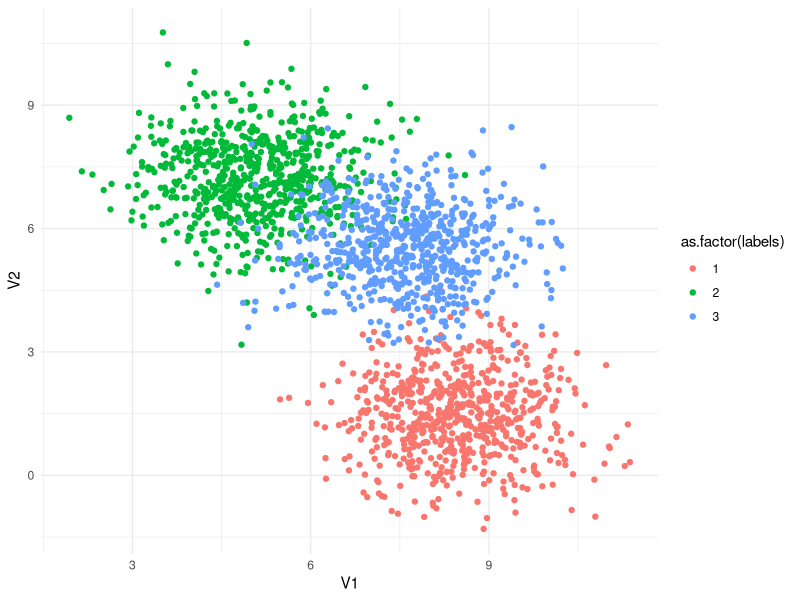
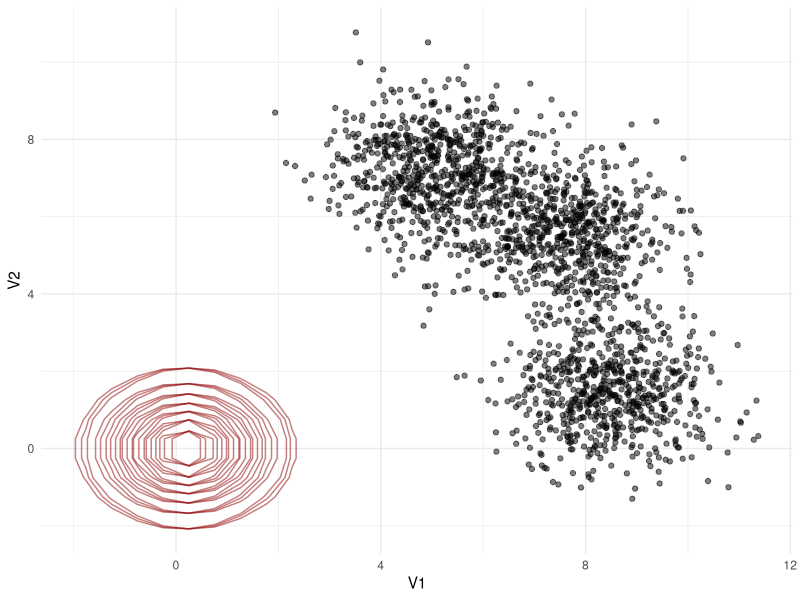
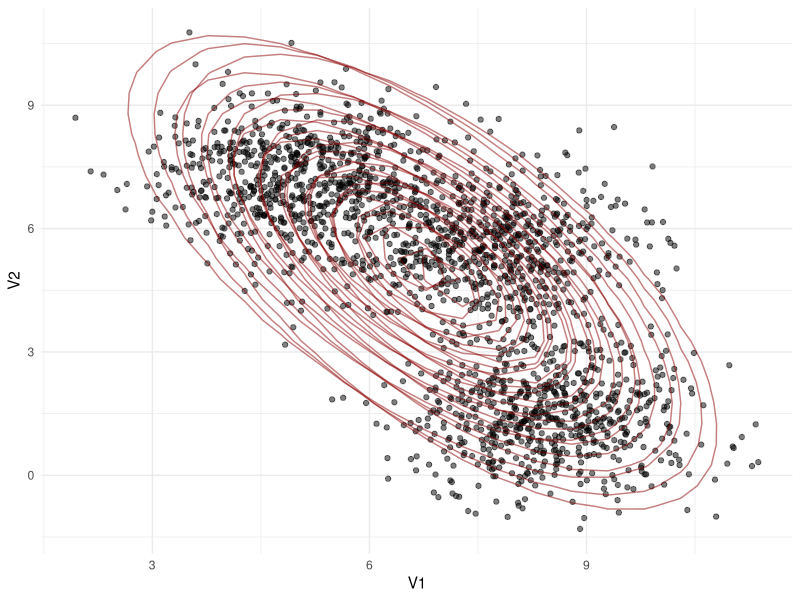
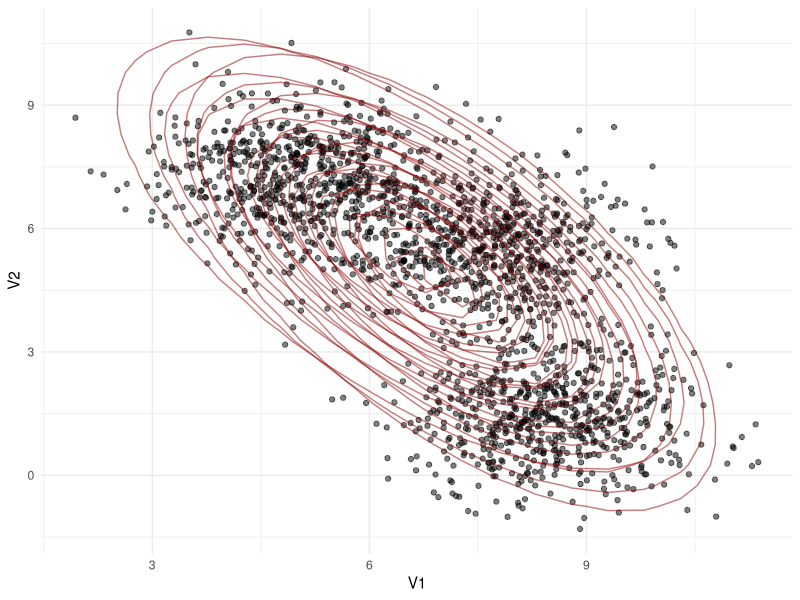
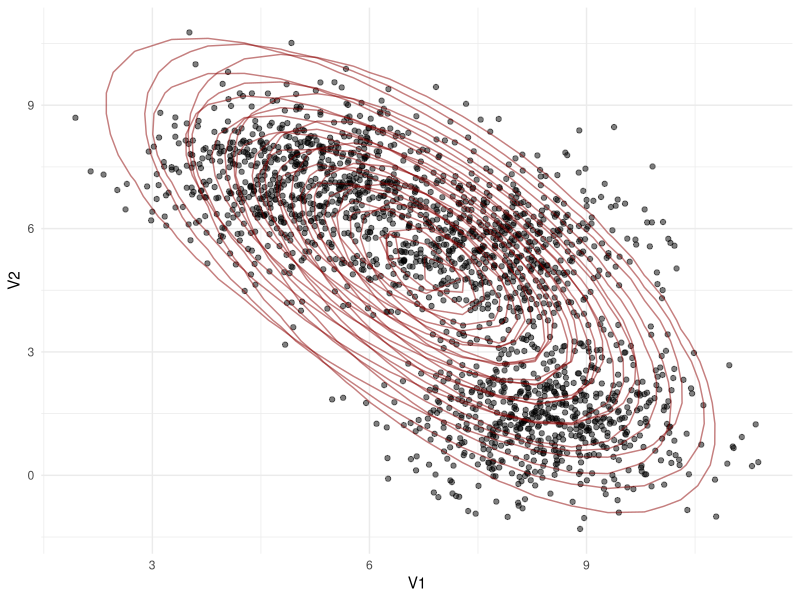
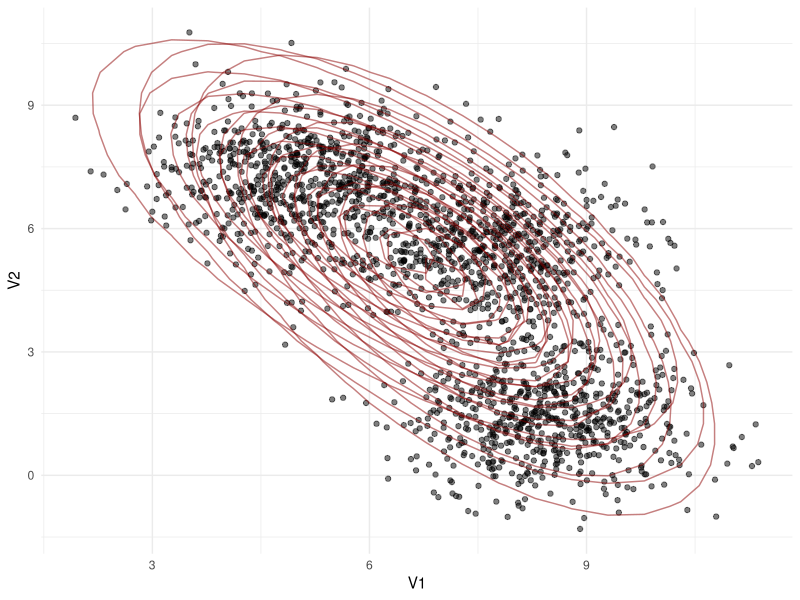
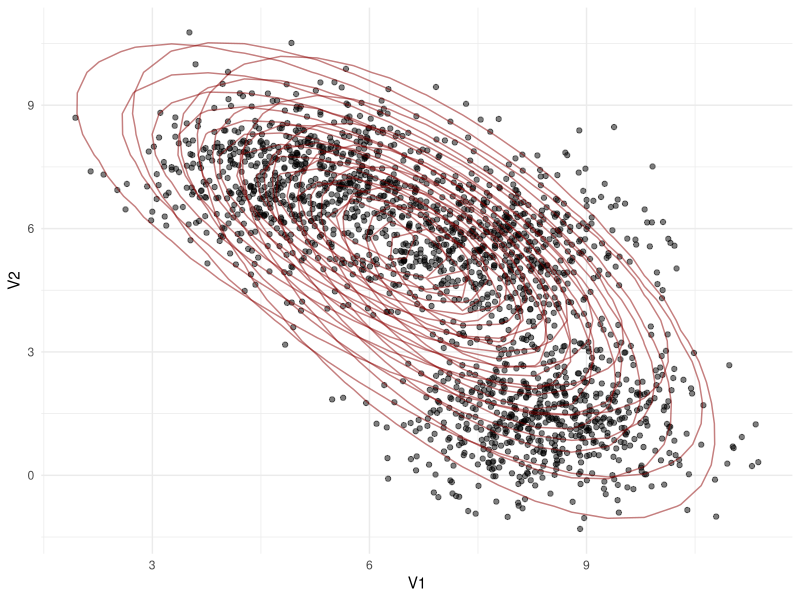
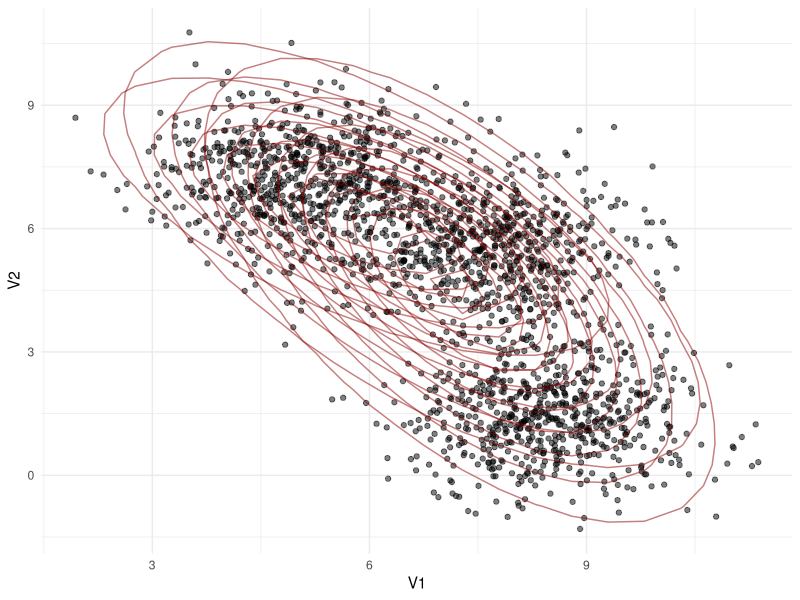

Write the R code that produced these figures, in order. (Note: a time limit stopped this script after it produced the figures.)
library(MASS)
library(mvtnorm)
library(tidyr)
library(ggplot2)

# unsupervised clustering algorithm via EM
# we'll start with a bivariate, 2-component mixture of normals and then extend to more components and dimensions

# -------------E step-------------
# priors, mus, sigmas refer to parameter choice in current iteration
calulate_posterior <- function(i, j, data, priors, mus, sigmas, g) {
  # tupel of data (p-dimensional vector)
  data_point <- data[i,]
  prior <- priors[j]
  mu <- mus[j,]
  sigma <- sigmas[[j]]
  denominator <- 0
  # hier wird component durch seq_len(anzahlAnKlassen) zählen
  # vlt kann man das noch effizienter machen anstatt mit for-Loop
  for (component in seq_len(g)) {
    denominator <- denominator + (priors[component] * (exp(-0.5 * t(data_point - mus[component,]) %*% solve(sigmas[[component]]) %*% (data_point - mus[component,])) / sqrt((2 * pi)^2 * det(sigmas[[component]]))))
  }
  return((prior * (exp(-0.5 * t(data_point - mu) %*% solve(sigma) %*% (data_point - mu)) / sqrt((2 * pi)^2 * det(sigma)))) / denominator)
}
# --------------------------------

# -------------M step-------------
# estimate priors
estimate_prior <- function(data, j, priors, mus, sigma, g) {
  priors_j_old <- priors
  mu_j_old <- mus
  sigma_j_old <- sigma
  post_record <- vector()
  # for durch apply ersetzen, dann returnt die Funktion aber keinen Vektor sondern schon die Summe, deswegen muss das Produkt dann angepasst werden
  for (i in seq_len(nrow(data))) {
    post_j <- calulate_posterior(i, j, data, priors_j_old, mu_j_old, sigma_j_old, g)
    post_record <- c(post_record, post_j)
  }
  return(post_record)
}

# estimate mus
estimate_mu <- function(data, j, sum_post, priors, mus, sigma, g) {
  priors_j_old <- priors
  mu_j_old <- mus
  sigma_j_old <- sigma
  weights_record <- vector()
  sum_post <- sum_post
  for (i in seq_len(nrow(data))) {
    # hier statt for Schleife apply(Produkt und dann das aufsummieren)
    weights_j <- (calulate_posterior(i, j, data, priors_j_old, mu_j_old, sigma_j_old, g) / sum_post) * data[i,]
    weights_record <- rbind(weights_record, weights_j)
  }
  return(apply(weights_record, MARGIN = 2, sum))
}

# estimate sigmas
estimate_sigma <- function(data, j, sum_post, mu_j_new, priors, mus, sigma, g) {
  components_record <- list()
  sum_post <- sum_post
  mu_j_new <- mu_j_new
  priors_j_old <- priors
  mu_j_old <- mus
  sigma_j_old <- sigma
  for (i in seq_len(nrow(data))) {
    weight <- (calulate_posterior(i, j, data, priors_j_old, mu_j_old, sigma_j_old, g) / sum_post)
    # in der Matrix muss nrow und ncol dann variabel sein
    component_j <- diag(as.numeric(weight), 2) %*% ((data[i,] - mu_j_new) %*% t(data[i,] - mu_j_new))
    components_record[[i]] <- component_j
  }
  return(Reduce("+", components_record))
}
# --------------------------------

# generate data from true parameters
# ------- 1 (2 components)
n <- 1000
mu1 <- c(-1, -1)
mu2 <- c(1, 1)
mus <- rbind(mu1,mu2)
sigma1 <- matrix(c(1, 0.5, 0.5, 1), nrow = 2)
sigma2 <- matrix(c(0.24, 0.5, 0.5, 8), nrow = 2)
sigmas <- list(sigma1,sigma2)
n1 <- 600
n2 <- 400
x1 <- rmvnorm(n1, mu1, sigma1)
x2 <- rmvnorm(n2, mu2, sigma2)
data <- rbind(x1, x2)

# ------- 2 (3 components)
n <- 1000
mu1 <- c(-10, -10)
mu2 <- c(3, 3)
mu3 <- c(10, 10)
mus <- rbind(mu1,mu2,mu3)
sigma1 <- matrix(c(1, 0, 0, 1), nrow = 2)
sigma2 <- matrix(c(1, 0, 0, 1), nrow = 2)
sigma3 <- matrix(c(1, 0, 0, 1), nrow = 2)
sigmas <- list(sigma1,sigma2,sigma3)
n1 <- 333
n2 <- 333
n3 <- 334
x1 <- rmvnorm(n1, mu1, sigma1)
x2 <- rmvnorm(n2, mu2, sigma2)
x3 <- rmvnorm(n3, mu3, sigma3)
data <- rbind(x1, x2, x3)

# create data set with higher overlap and three components
# ------- 3 (3 components)
n <- 1000
mu1 <- c(-3, -3)
mu2 <- c(1, 1)
mu3 <- c(2, -1)
mus <- rbind(mu1,mu2,mu3)
sigma1 <- matrix(c(1, 0.5, 0.5, 1), nrow = 2)
sigma2 <- matrix(c(0.24, 0.5, 0.5, 8), nrow = 2)
sigma3 <- matrix(c(2, 1, 1, 2), nrow = 2)
sigmas <- list(sigma1,sigma2,sigma3)
n1 <- 100
n2 <- 450
n3 <- 350
x1 <- rmvnorm(n1, mu1, sigma1)
x2 <- rmvnorm(n2, mu2, sigma2)
x3 <- rmvnorm(n3, mu3, sigma3)
data <- rbind(x1, x2, x3)

# ------- init 3 (3 components)
# initiate random starting points
mu1 <- c(0.1, 0)
mu2 <- c(0.2, 0)
mu3 <- c(0.3, 0)
mu_j_old <- rbind(mu1,mu2,mu3)
sigma1 <- matrix(c(1, 0, 0, 1), nrow = 2)
sigma2 <- matrix(c(1, 0, 0, 1), nrow = 2)
sigma3 <- matrix(c(1, 0, 0, 1), nrow = 2)
sigma_j_old <- list(sigma1,sigma2,sigma3)
priors_j_old <- c(0.05, 0.45, 0.5)

em <- function(data, priors_j_old, mu_j_old, sigma_j_old, g) {
  previous_mus <- 0
  for (i in seq_len(100)) {
    # data grid has to be made variable too later but we'll keep 3 for now
    data.grid <- expand.grid(s.1 = seq(-50, 50, length.out=200), 
                             s.2 = seq(-50, 50, length.out=200))
    
    geom_list <- list()
    
    # Erstelle Geometrieobjekte für jedes j und füge sie zur Liste hinzu
    for (j in seq_len(g)) {
      q.samp <- cbind(data.grid, prob = mvtnorm::dmvnorm(data.grid, mean = mu_j_old[j,], sigma = sigma_j_old[[j]]))
      geom_list[[j]] <- geom_contour(data = q.samp, aes(x = s.1, y = s.2, z = prob), color = "darkred", alpha = 0.5)
    }
    
    # Erstelle ggplot mit den Punkten und den Konturlinien für jedes j
    print(ggplot(as.data.frame(data), aes(x = V1, y = V2)) +
      geom_point(alpha = 0.5) +
      geom_list +
      theme_minimal())
    
    
    priors_vector <- vector()
    mus_matrix <- matrix(data = NA, nrow = g, ncol = 2)
    sigma_list <- list()
    for (j in seq_len(g)) {
      post_rec <- estimate_prior(data, j, priors_j_old, mu_j_old, sigma_j_old, g)
      sum_post <- sum(post_rec)
      prior_j_new <- mean(post_rec)
      priors_j_new <- mean(estimate_prior(data, j, priors_j_old, mu_j_old, sigma_j_old, g))
      mu_j_new <- estimate_mu(data, j, sum_post, priors_j_old, mu_j_old, sigma_j_old, g)
      sigma_j_new <- estimate_sigma(data, j, sum_post, mu_j_new, priors_j_old, mu_j_old, sigma_j_old, g)
      
      priors_vector <- c(priors_vector, priors_j_new)
      mus_matrix[j,] <- mu_j_new
      sigma_list[[j]] <- sigma_j_new
    }
    previous_mus <- mu_j_old[1,1]
    priors_j_old <- priors_vector
    mu_j_old <- mus_matrix
    sigma_j_old <- sigma_list
    print(mus_matrix)
    
  }
}

# run the following line to try the em function in an isolated way (dataset is created above)
# em(data_matrix, priors_j_old, mu_j_old, sigma_j_old, 3)

# label data for illustration with ggplot
data_with_labels <- data.frame(data)
label_vector <- rep(1, n1)
label_vector <- c(label_vector, rep(2, n2))
label_vector <- c(label_vector, rep(3, n3))
data_with_labels$label <- label_vector

# this function generates data with sample size n, some number of classes (hidden
# components), a certain bayes error (overlap, not yet implemented yet), and a 
# certain correlation between the variables. The prior ratio can only be set to "equal"
# meaning all classes have similar prior probabilities (each sampled from a normal
# distribution centered around 1 / number_of_classes)
generate_data <- function(n, number_of_classes, bayes_error, correlation, prior_ratio = "equal") {
  mu_matrix <- matrix(data = NA, nrow = number_of_classes, ncol = 2)
  sigma_list <- list()
  prior_vector <- vector(mode = "numeric", length = number_of_classes)
  max <- 1
  x <- matrix(data = NA, nrow = 0, ncol = 3)
  
  for (i in seq_len(number_of_classes - 1)) {
    mu_matrix[i, ] <- runif(2, 0, 10)
    
    current_sigma <- matrix(c(1, 0, 0, 1), nrow = 2)
    sigma_list[[i]] <- current_sigma
    
    ratio_accepted <- FALSE
    while(ratio_accepted == FALSE) {
      ratio <- rnorm(1, 1 / number_of_classes, 0.01)
      if (ratio > max) {
        ratio_accepted <- FALSE
      } else {
        ratio_accepted <- TRUE
      }
    }
    prior_vector[i] <- ratio
    max <- max - ratio
    
    x_new <- rmvnorm(round(n * ratio), mu_matrix[i, ], current_sigma)
    labels <- rep(i, round(n * ratio))
    x_new <- cbind(x_new, labels)
    x <- rbind(x, x_new)
    x_new <- x
    
    
  }
  
  mu_matrix[i + 1, ] <- runif(2, 0, 10)
  current_sigma <- matrix(c(1, 0, 0, 1), nrow = 2)
  sigma_list[[i + 1]] <- current_sigma
  
  prior_vector[length(prior_vector)] <- max
  
  
  x_new <- rmvnorm(round(n * max), mu_matrix[i + 1, ], current_sigma)
  labels <- rep(i + 1, round(n * max))
  x_new <- cbind(x_new, labels)
  x <- rbind(x, x_new)
  x_new <- x
  
  return(x)
}

# this now combines random data generation with the EM algorithm
run_algorithm <- function(sample_size, amount_of_distributions = 2) {
  data_df <- as.data.frame(generate_data(sample_size, amount_of_distributions, 1, 1, "equal"))
  print(ggplot(data = as.data.frame(data_df), aes(x = V1, y = V2, color = as.factor(labels))) +
    geom_point() +
    theme_minimal())
  # wait for 3 sec
  Sys.sleep(3)
  data_matrix <- as.matrix(data_df[,-3])
  em(data_matrix, priors_j_old, mu_j_old, sigma_j_old, amount_of_distributions)
  ggplot(data = as.data.frame(data_df), aes(x = V1, y = V2, color = as.factor(labels))) +
    geom_point() +
    theme_minimal()
}

# test run
run_algorithm(2000, 3)

# also try with iris data
data <- iris
# only take "sepal.length", "petal.width"
data <- data[,c(2,4,5)]
ggplot(data = data, aes(x = Sepal.Width, y = Petal.Width, color = as.factor(Species))) +
  geom_point() +
  theme_minimal()

iris_matrix <- as.matrix(data[,-3])
colnames(iris_matrix) <- c("V1", "V2")

# run em
em(iris_matrix, priors_j_old, mu_j_old, sigma_j_old, 3)



set.seed(12)
set.seed(13)
# doesn't work with arg 1 yet
data_df <- as.data.frame(generate_data(2000, 3, 1, 1, "equal"))
data_matrix <- as.matrix(data_df[,-3])


# mit Farben
ggplot(data = as.data.frame(data_df), aes(x = V1, y = V2, color = as.factor(labels))) +
  geom_point() +
  theme_minimal()

# ohne Farben
ggplot(data = data_df, aes(x = X1, y = X2)) +
  geom_point() +
  theme_minimal()
  
